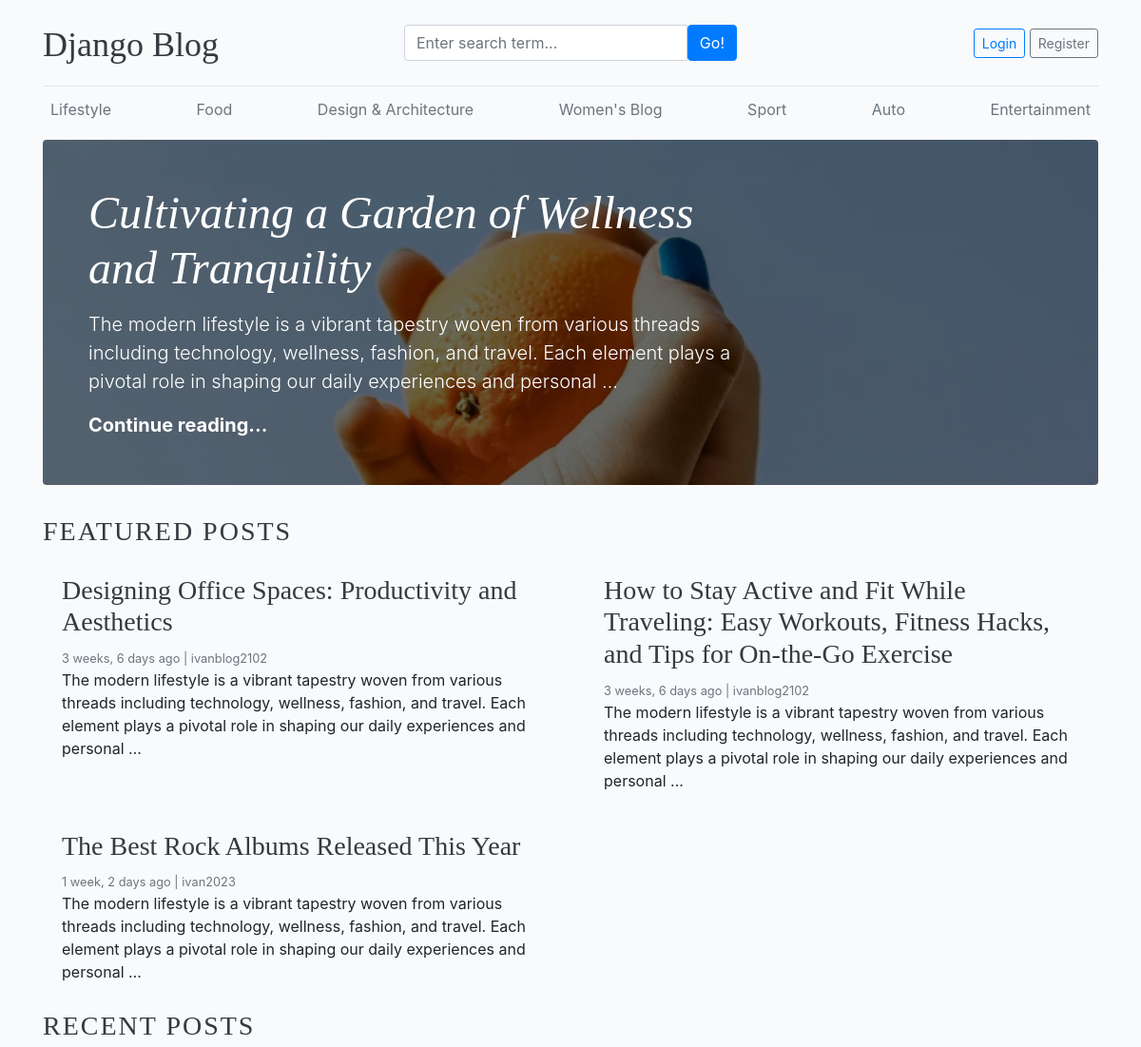
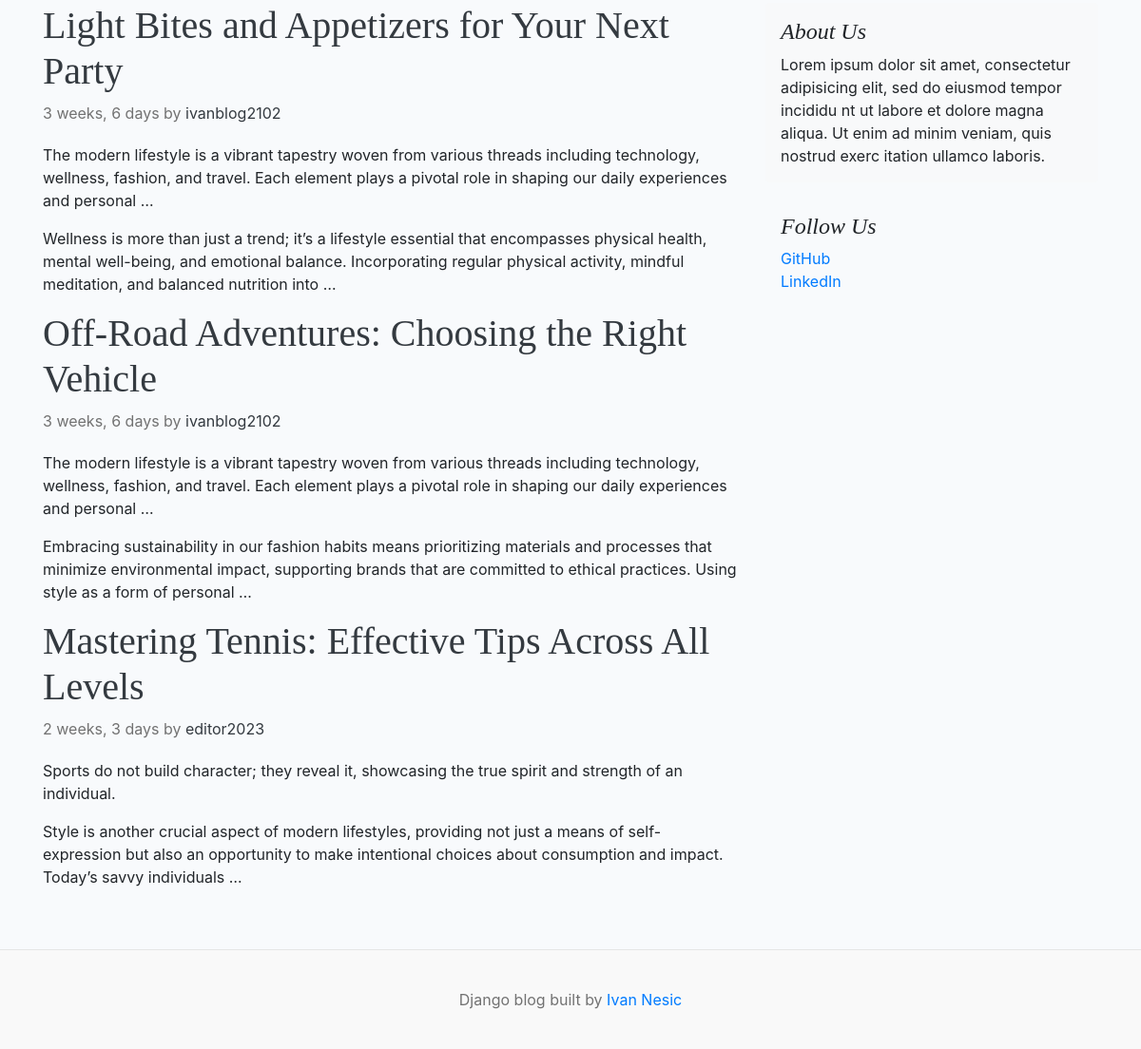
The page / on the database its author committed (2 pictures, top to bottom).
### blog/models.py (models this page shows, shortened)
class Category(models.Model):
    name = models.CharField(max_length=150, unique=True)
    created_at = models.DateTimeField(auto_now_add=True)
    updated_at = models.DateTimeField(auto_now=True)
    class Meta:
        verbose_name_plural = 'categories'
    def __str__(self):
        return self.name

class  BlogPost(models.Model):
    title = models.CharField(max_length=150)
    slug = models.SlugField(max_length=150, unique=True, blank=True)
    category = models.ForeignKey(Category, on_delete=models.CASCADE)
    author = models.ForeignKey(User, on_delete=models.CASCADE)
    featured_image = models.ImageField(upload_to='uploads/%Y/%m/%d')
    description = models.TextField(max_length=1000)
    blog_body = models.TextField(max_length=2000)
    status = models.CharField(max_length=30, choices=STATUS_CHOICES, default="Draft")
    is_featured = models.BooleanField(default=False)
    created_at = models.DateTimeField(auto_now_add=True)
    updated_at = models.DateTimeField(auto_now=True)

### about/models.py (models this page shows, shortened)
class About(models.Model):
    heading = models.CharField(max_length=25)
    description = models.TextField(max_length=250)
    created_at = models.DateTimeField(auto_now_add=True)
    updated_at = models.DateTimeField(auto_now=True)
    class Meta:
        verbose_name_plural = 'About'

class SocialLinks(models.Model):
    social_networking = models.CharField(max_length=25)
    social_links = models.URLField(max_length=150)
    created_at = models.DateTimeField(auto_now_add=True)
    updated_at = models.DateTimeField(auto_now=True)
    class Meta:
        verbose_name_plural = 'Social Link'

### blog_app/views.py (the view)
# urls.py: 2. Add a URL to urlpatterns:  path('', views.home, name='home')
def home(request):
    categories = Category.objects.all()
    featured_posts = BlogPost.objects.filter(is_featured=True, status='Published')
    posts = BlogPost.objects.filter(is_featured=False, status='Published')
    try:
        about = About.objects.get()
    except:
        about = None
    context = {
        'categories': categories,
        'featured_posts': featured_posts,
        'posts': posts,
        'about': about
    }
    return render(request, 'home.html', context)

### blog/context_processors.py (called while the page is built)
def get_categories(request):
    categories = Category.objects.all()
    return dict(categories=categories)

def get_social_links(request):
    social_links = SocialLinks.objects.all()
    return dict(social_links=social_links)

### templates/home.html
{% extends "base.html" %}
{% block content %}
   {% for post in featured_posts %}
   {% if forloop.first %}
<div class="jumbotron p-3 p-md-5 text-white rounded bg-dark" style="background-image: url({{ post.featured_image.url }}); background-blend-mode: overlay; background-size:cover;">
    <div class="col-md-8 px-0">
      <h1 class="display-4 font-italic">{{ post.title }}</h1>
      <p class="lead my-3">{{ post.description | truncatewords:30 }}</p>
      <p class="lead mb-0"><a href="{% url 'blog' post.slug %}" class="text-white font-weight-bold">Continue reading...</a></p>
    </div>
  </div>
  {% endif %}
{% endfor %}
 <h3 class="text-uppercase text-dark" style="letter-spacing: 2px;">Featured Posts</h3>
  <div class="row mb-2">
    {% for post  in featured_posts %}
    {% if not forloop.first %}
    <div class="col-md-6">
      <div class="card border-0" >
        <div class="card-body">
          <h3><a href="{% url 'blog' post.slug %}" style="text-decoration: none;" class="text-dark">{{ post.title }}</a></h3>
          <small class="mb-1 text-muted">{{ post.created_at | timesince }} ago | {{ post.author }}</small>
          <p class="card-text">{{ post.description | truncatewords:30 }}</p>
        </div>
      </div>
    </div>
    {% endif %}
    {% endfor %}
  </div>
<h3 class="text-uppercase text-dark" style="letter-spacing: 2px;">Recent Posts</h3>
  <main role="main" class="container p-0">
    <div class="row">
      <div class="col-md-8 blog-main">
        <div class="blog-post">
          {% for post in posts %}
          <h2 class="blog-post-title"><a class="text-dark" style="text-decoration: none;" href="{% url 'blog' post.slug %}">{{ post.title }}</a></h2>
          <p class="blog-post-meta">{{ post.created_at | timesince }} by <a href="#" class="text-dark">{{ post.author }}</a></p>
          <p>{{ post.description | truncatewords:30 }}</p>
          <p>{{ post.blog_body | truncatewords:30 }}</p>
          {% endfor %}
        </div>
      </div>
      <aside class="col-md-4 blog-sidebar">
        <div class="p-3 mb-3 bg-light rounded">
          <h4 class="font-italic">{{ about.heading }}</h4>
          <p class="mb-0">{{ about.description }}</p>
        </div>
        {% if social_links %}
        <div class="p-3">
          <h4 class="font-italic">Follow Us</h4>
          <ol class="list-unstyled">
            {% for links in social_links %}
            <li><a href="{{ links.social_links }}" style="text-decoration: none;" target="_blank">{{ links.social_networking }}</a></li>
            {% endfor %}
          </ol>
        </div>
        {% endif %}
      </aside>
    </div>
  </main>
</div>
{% endblock  %}

### templates/base.html (shortened to what this page needs)
{% load static %}
<!DOCTYPE html>
<html lang="en">
<head>
    <link href="https://getbootstrap.com/docs/4.0/dist/css/bootstrap.min.css" rel="stylesheet">
    <link href="{% static 'css/blog.css' %}" rel="stylesheet">
    <link rel="stylesheet" href="https://cdnjs.cloudflare.com/ajax/libs/font-awesome/4.7.0/css/font-awesome.min.css">
  </head>
<body>
    <div class="container">
      <header class="blog-header py-3">
        <div class="row flex-nowrap justify-content-between align-items-center">
          <div class="col-4 pt-1">
            <a class="blog-header-logo text-dark" href="/">Django Blog</a>
          </div>
          <div class="col-4">
            <form action="{% url 'search' %}" method="GET">
              <div class="input-group">
                <input class="form-control" type="text" name="keyword" value="{{ keyword }}" placeholder="Enter search term..." aria-label="Enter search term..." aria-describedby="button-search" />
                <button type="submit" class="btn btn-primary" id="button-search" type="button">Go!</button>
            </div>
            </form>
          </div>
          <div class="col-4 d-flex justify-content-end align-items-center">
            {% if not user.is_authenticated %}
            <a class="btn btn-sm btn-outline-primary" href="{% url 'login' %}">Login</a> &nbsp;
            <a class="btn btn-sm btn-outline-secondary" href="{% url 'register' %}">Register</a>
            {% else %}
            <span><a class="text-muted btn btn-outline-dark" style="text-decoration: none;" href="{% url 'dashboard' %}">Dashboard</a></span> &emsp;
            <a class="btn btn-outline-danger" href="{% url 'logout' %}">Logout</a>
            {% endif %}
          </div>
        </div>
      </header>
      <div class="nav-scroller py-1 mb-2">
        <nav class="nav d-flex justify-content-between">
          {% for category in categories %}
          <a class="p-2 text-muted" style="text-decoration: none;" href="{% url 'posts_by_category' category.id %}">{{ category }}</a>
          {% endfor %}
        </nav>
      </div>
 {% block content %}{% endblock  %}
<footer class="blog-footer">
    <p>Django blog built by <a href="#">Ivan Nesic</a></p>
  </footer>
  </body>
  </html>

### blog_app/static/css/blog.css (style rules this page uses)
body { background-color: #F8FAFC; }
.card { background-color: #F8FAFC; }
.blog-header { border-bottom: 1px solid #e5e5e5; }
.blog-header-logo { font-family: "Playfair Display", Georgia, "Times New Roman", serif; font-size: 2.25rem; }
h1, h2, h3, h4, h5, h6 { font-family: "Playfair Display", Georgia, "Times New Roman", serif; }
.display-4 { font-size: 2.5rem; }
@media (min-width: 768px) { .display-4 { font-size: 3rem; } }
.blog-post { margin-bottom: 4rem; }
.blog-post-title { font-size: 2.5rem; }
.blog-post-meta { margin-bottom: 1.25rem; color: #727272; }
.blog-footer { padding: 2.5rem 0; color: #727272; text-align: center; background-color: #f9f9f9; border-top: .05rem solid #e5e5e5; }
.blog-footer p:last-child { margin-bottom: 0; }

### rows shown on the page
Category: name "Lifestyle"
Category: name "Food"
Category: name "Design & Architecture"
Category: name "Women's Blog"
Category: name "Sport"
Category: name "Auto"
Category: name "Entertainment"
BlogPost: featured_image (picture), title "Cultivating a Garden of Wellness and Tranquility", description "The modern lifestyle is a vibrant tapestry woven from various threads including technology, wellness, fashion, and travel. Each element plays a pivotal role in shaping our daily experiences and personal …"
BlogPost: title "Designing Office Spaces: Productivity and Aesthetics", created_at "3 weeks, 6 days", author "ivanblog2102", description "The modern lifestyle is a vibrant tapestry woven from various threads including technology, wellness, fashion, and travel. Each element plays a pivotal role in shaping our daily experiences and personal …"
BlogPost: title "How to Stay Active and Fit While Traveling: Easy Workouts, Fitness Hacks, and Tips for On-the-Go Exercise", created_at "3 weeks, 6 days", author "ivanblog2102", description "The modern lifestyle is a vibrant tapestry woven from various threads including technology, wellness, fashion, and travel. Each element plays a pivotal role in shaping our daily experiences and personal …"
BlogPost: title "The Best Rock Albums Released This Year", created_at "1 week, 2 days", author "ivan2023", description "The modern lifestyle is a vibrant tapestry woven from various threads including technology, wellness, fashion, and travel. Each element plays a pivotal role in shaping our daily experiences and personal …"
BlogPost: title "Light Bites and Appetizers for Your Next Party", created_at "3 weeks, 6 days", author "ivanblog2102", description "The modern lifestyle is a vibrant tapestry woven from various threads including technology, wellness, fashion, and travel. Each element plays a pivotal role in shaping our daily experiences and personal …", blog_body "Wellness is more than just a trend; it’s a lifestyle essential that encompasses physical health, mental well-being, and emotional balance. Incorporating regular physical activity, mindful meditation, and balanced nutrition into …"
BlogPost: title "Off-Road Adventures: Choosing the Right Vehicle", created_at "3 weeks, 6 days", author "ivanblog2102", description "The modern lifestyle is a vibrant tapestry woven from various threads including technology, wellness, fashion, and travel. Each element plays a pivotal role in shaping our daily experiences and personal …", blog_body "Embracing sustainability in our fashion habits means prioritizing materials and processes that minimize environmental impact, supporting brands that are committed to ethical practices. Using style as a form of personal …"
BlogPost: title "Mastering Tennis: Effective Tips Across All Levels", created_at "2 weeks, 3 days", author "editor2023", description "Sports do not build character; they reveal it, showcasing the true spirit and strength of an individual.", blog_body "Style is another crucial aspect of modern lifestyles, providing not just a means of self-expression but also an opportunity to make intentional choices about consumption and impact. Today’s savvy individuals …"
About: heading "About Us", description "Lorem ipsum dolor sit amet, consectetur adipisicing elit, sed do eiusmod tempor incididu nt ut labore et dolore magna aliqua. Ut enim ad minim veniam, quis nostrud exerc itation ullamco laboris."
SocialLinks: social_networking "GitHub"
SocialLinks: social_networking "LinkedIn"
